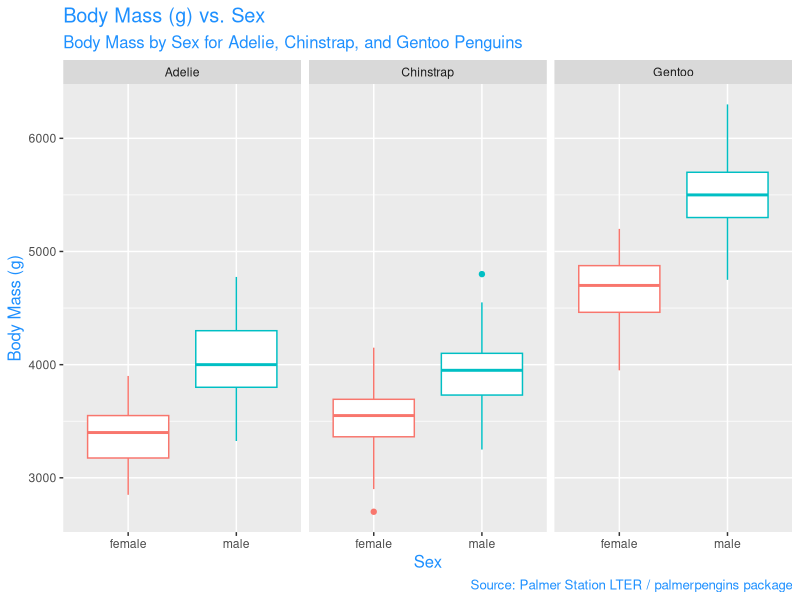
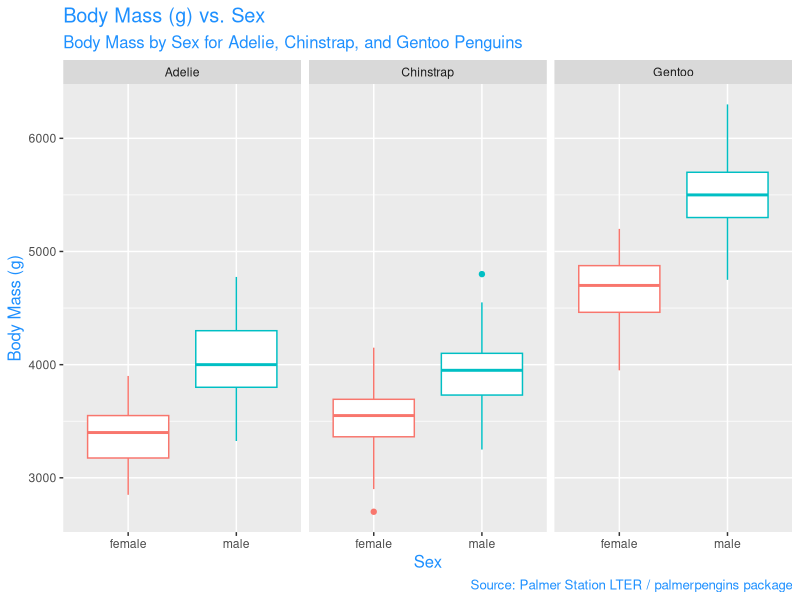
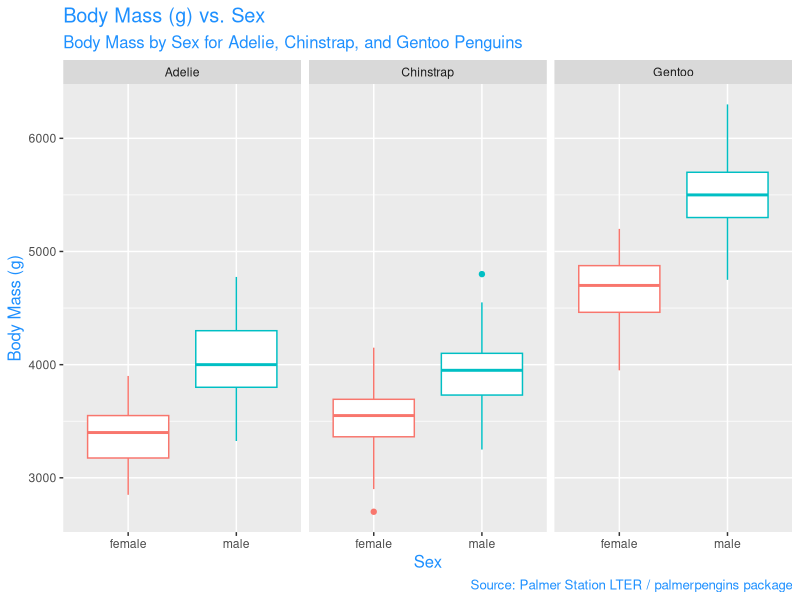

R code for these plots, in order:
############################################
#### Week 3 Lab - working with the Palmer Penguins data set for data visualization practice
#### Created by: Cynthia Petrossian
#### Created on: 2022-02-10
############################################


#### load libraries ####
library(tidyverse) # Loading tidyverse
library(palmerpenguins) # Loading the Palmer Penguins data set
library(here) # Loading here


#### Load data ####
# The data is part of the package called penguins


#### data analysis ####
penguins %>%
  drop_na(sex, body_mass_g) %>% #dropping NA values from sex and body mass columns
  ggplot(mapping = aes(x = sex, #adding sex as x axis
                       y = body_mass_g, #adding body mass as y axis
                       color = sex)) + #giving color to boxplots based on sex
  geom_boxplot() + #makes geometry boxplot
  facet_wrap(~species)+ #sectioning for species
  labs(title = "Body Mass (g) vs. Sex", #adding title
       subtitle = "Body Mass by Sex for Adelie, Chinstrap, and Gentoo Penguins", #adding subtitle
       y = "Body Mass (g)", #changing axes titles
       x = "Sex",
       caption = "Source: Palmer Station LTER / palmerpengins package")+
  guides(color=FALSE)+ #removing color legend
  theme(title = element_text(size=12, color="dodgerblue1")) #changing title colors
ggsave(here("Week_3", "Outputs", "penguinlab.png"),
       width = 7, height = 5)

ggsave(here("Week_3","Output","week3_lab.png"))
